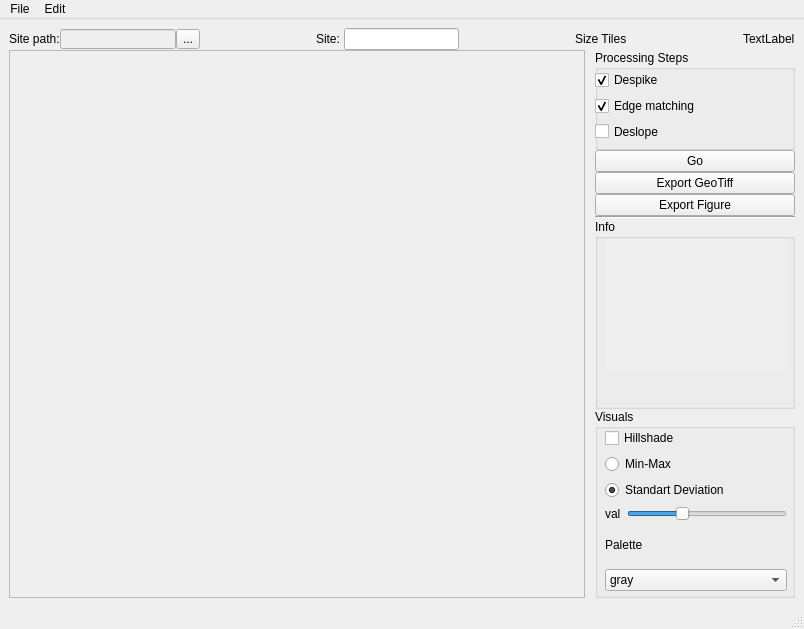
<?xml version="1.0" encoding="UTF-8"?>
<ui version="4.0">
 <class>MainWindow</class>
 <widget class="QMainWindow" name="MainWindow">
  <property name="geometry">
   <rect>
    <x>0</x>
    <y>0</y>
    <width>804</width>
    <height>629</height>
   </rect>
  </property>
  <property name="windowTitle">
   <string>MainWindow</string>
  </property>
  <widget class="QWidget" name="centralwidget">
   <property name="sizePolicy">
    <sizepolicy hsizetype="Maximum" vsizetype="Maximum">
     <horstretch>2</horstretch>
     <verstretch>2</verstretch>
    </sizepolicy>
   </property>
   <layout class="QGridLayout" name="gridLayout_3">
    <item row="0" column="0">
     <layout class="QGridLayout" name="gridLayout">
      <property name="sizeConstraint">
       <enum>QLayout::SetNoConstraint</enum>
      </property>
      <property name="verticalSpacing">
       <number>0</number>
      </property>
      <item row="0" column="0">
       <layout class="QHBoxLayout" name="horizontalLayout">
        <property name="spacing">
         <number>0</number>
        </property>
        <property name="sizeConstraint">
         <enum>QLayout::SetMaximumSize</enum>
        </property>
        <property name="bottomMargin">
         <number>0</number>
        </property>
        <item>
         <widget class="QLabel" name="label">
          <property name="sizePolicy">
           <sizepolicy hsizetype="Preferred" vsizetype="Maximum">
            <horstretch>0</horstretch>
            <verstretch>0</verstretch>
           </sizepolicy>
          </property>
          <property name="maximumSize">
           <size>
            <width>16777215</width>
            <height>20</height>
           </size>
          </property>
          <property name="text">
           <string>Site path:</string>
          </property>
         </widget>
        </item>
        <item>
         <widget class="QLineEdit" name="dir_main">
          <property name="enabled">
           <bool>false</bool>
          </property>
          <property name="sizePolicy">
           <sizepolicy hsizetype="Expanding" vsizetype="Maximum">
            <horstretch>0</horstretch>
            <verstretch>0</verstretch>
           </sizepolicy>
          </property>
          <property name="maximumSize">
           <size>
            <width>16777215</width>
            <height>20</height>
           </size>
          </property>
         </widget>
        </item>
        <item>
         <widget class="QToolButton" name="dirSelect_main">
          <property name="sizePolicy">
           <sizepolicy hsizetype="Fixed" vsizetype="Maximum">
            <horstretch>0</horstretch>
            <verstretch>0</verstretch>
           </sizepolicy>
          </property>
          <property name="maximumSize">
           <size>
            <width>16777215</width>
            <height>20</height>
           </size>
          </property>
          <property name="text">
           <string>...</string>
          </property>
         </widget>
        </item>
        <item>
         <spacer name="horizontalSpacer">
          <property name="orientation">
           <enum>Qt::Horizontal</enum>
          </property>
          <property name="sizeHint" stdset="0">
           <size>
            <width>40</width>
            <height>20</height>
           </size>
          </property>
         </spacer>
        </item>
        <item>
         <widget class="QLabel" name="site">
          <property name="sizePolicy">
           <sizepolicy hsizetype="Preferred" vsizetype="Maximum">
            <horstretch>0</horstretch>
            <verstretch>0</verstretch>
           </sizepolicy>
          </property>
          <property name="maximumSize">
           <size>
            <width>16777215</width>
            <height>20</height>
           </size>
          </property>
          <property name="text">
           <string>Site: </string>
          </property>
         </widget>
        </item>
        <item>
         <widget class="QLineEdit" name="siteName_main"/>
        </item>
        <item>
         <spacer name="horizontalSpacer_2">
          <property name="orientation">
           <enum>Qt::Horizontal</enum>
          </property>
          <property name="sizeHint" stdset="0">
           <size>
            <width>40</width>
            <height>20</height>
           </size>
          </property>
         </spacer>
        </item>
        <item>
         <widget class="QLabel" name="sizeTiles_lbl">
          <property name="sizePolicy">
           <sizepolicy hsizetype="Preferred" vsizetype="Maximum">
            <horstretch>0</horstretch>
            <verstretch>0</verstretch>
           </sizepolicy>
          </property>
          <property name="maximumSize">
           <size>
            <width>16777215</width>
            <height>20</height>
           </size>
          </property>
          <property name="text">
           <string>Size Tiles</string>
          </property>
         </widget>
        </item>
        <item>
         <spacer name="horizontalSpacer_3">
          <property name="orientation">
           <enum>Qt::Horizontal</enum>
          </property>
          <property name="sizeHint" stdset="0">
           <size>
            <width>40</width>
            <height>20</height>
           </size>
          </property>
         </spacer>
        </item>
        <item>
         <widget class="QLabel" name="epsg_txt">
          <property name="sizePolicy">
           <sizepolicy hsizetype="Preferred" vsizetype="Maximum">
            <horstretch>0</horstretch>
            <verstretch>0</verstretch>
           </sizepolicy>
          </property>
          <property name="maximumSize">
           <size>
            <width>16777215</width>
            <height>20</height>
           </size>
          </property>
          <property name="text">
           <string>TextLabel</string>
          </property>
         </widget>
        </item>
       </layout>
      </item>
      <item row="1" column="0">
       <layout class="QHBoxLayout" name="horizontalLayout_2">
        <item>
         <widget class="QFrame" name="frame">
          <property name="minimumSize">
           <size>
            <width>500</width>
            <height>500</height>
           </size>
          </property>
          <property name="frameShape">
           <enum>QFrame::StyledPanel</enum>
          </property>
          <property name="frameShadow">
           <enum>QFrame::Raised</enum>
          </property>
          <layout class="QGridLayout" name="gridLayout_2">
           <item row="0" column="0">
            <layout class="QVBoxLayout" name="canvasLayout">
             <property name="sizeConstraint">
              <enum>QLayout::SetNoConstraint</enum>
             </property>
            </layout>
           </item>
          </layout>
         </widget>
        </item>
        <item>
         <layout class="QVBoxLayout" name="verticalLayout_2">
          <property name="sizeConstraint">
           <enum>QLayout::SetMinimumSize</enum>
          </property>
          <property name="leftMargin">
           <number>10</number>
          </property>
          <item>
           <widget class="QGroupBox" name="groupBox">
            <property name="enabled">
             <bool>true</bool>
            </property>
            <property name="sizePolicy">
             <sizepolicy hsizetype="Fixed" vsizetype="Maximum">
              <horstretch>200</horstretch>
              <verstretch>30</verstretch>
             </sizepolicy>
            </property>
            <property name="minimumSize">
             <size>
              <width>200</width>
              <height>100</height>
             </size>
            </property>
            <property name="title">
             <string>Processing Steps</string>
            </property>
            <widget class="QWidget" name="verticalLayoutWidget_2">
             <property name="geometry">
              <rect>
               <x>0</x>
               <y>20</y>
               <width>191</width>
               <height>71</height>
              </rect>
             </property>
             <layout class="QVBoxLayout" name="verticalLayout_3">
              <item>
               <widget class="QCheckBox" name="despike_main">
                <property name="text">
                 <string>Despike</string>
                </property>
                <property name="checked">
                 <bool>true</bool>
                </property>
               </widget>
              </item>
              <item>
               <widget class="QCheckBox" name="edgeMatching_main">
                <property name="text">
                 <string>Edge matching</string>
                </property>
                <property name="checked">
                 <bool>true</bool>
                </property>
               </widget>
              </item>
              <item>
               <widget class="QCheckBox" name="deslope_main">
                <property name="text">
                 <string>Deslope</string>
                </property>
               </widget>
              </item>
             </layout>
            </widget>
           </widget>
          </item>
          <item>
           <widget class="QPushButton" name="process_main">
            <property name="text">
             <string>Go</string>
            </property>
           </widget>
          </item>
          <item>
           <widget class="QPushButton" name="exportGeoTiff_main">
            <property name="text">
             <string>Export GeoTiff</string>
            </property>
           </widget>
          </item>
          <item>
           <widget class="QPushButton" name="pushButton_2">
            <property name="text">
             <string>Export Figure</string>
            </property>
           </widget>
          </item>
          <item>
           <widget class="Line" name="line">
            <property name="orientation">
             <enum>Qt::Horizontal</enum>
            </property>
           </widget>
          </item>
          <item>
           <widget class="QGroupBox" name="groupBox_2">
            <property name="minimumSize">
             <size>
              <width>200</width>
              <height>100</height>
             </size>
            </property>
            <property name="title">
             <string>Info</string>
            </property>
            <widget class="QLabel" name="infoTxt_main">
             <property name="geometry">
              <rect>
               <x>10</x>
               <y>20</y>
               <width>180</width>
               <height>131</height>
              </rect>
             </property>
             <property name="minimumSize">
              <size>
               <width>180</width>
               <height>100</height>
              </size>
             </property>
             <property name="maximumSize">
              <size>
               <width>100</width>
               <height>200</height>
              </size>
             </property>
             <property name="autoFillBackground">
              <bool>true</bool>
             </property>
             <property name="text">
              <string/>
             </property>
             <property name="alignment">
              <set>Qt::AlignLeading|Qt::AlignLeft|Qt::AlignTop</set>
             </property>
            </widget>
           </widget>
          </item>
          <item>
           <widget class="QGroupBox" name="groupBox_3">
            <property name="minimumSize">
             <size>
              <width>200</width>
              <height>100</height>
             </size>
            </property>
            <property name="maximumSize">
             <size>
              <width>100</width>
              <height>200</height>
             </size>
            </property>
            <property name="title">
             <string>Visuals</string>
            </property>
            <widget class="QWidget" name="verticalLayoutWidget_3">
             <property name="geometry">
              <rect>
               <x>10</x>
               <y>19</y>
               <width>182</width>
               <height>163</height>
              </rect>
             </property>
             <layout class="QVBoxLayout" name="verticalLayout_4">
              <item>
               <widget class="QCheckBox" name="vis_hs">
                <property name="minimumSize">
                 <size>
                  <width>180</width>
                  <height>0</height>
                 </size>
                </property>
                <property name="text">
                 <string>Hillshade</string>
                </property>
               </widget>
              </item>
              <item>
               <widget class="QRadioButton" name="radioButton_2">
                <property name="text">
                 <string>Min-Max</string>
                </property>
               </widget>
              </item>
              <item>
               <widget class="QRadioButton" name="stdClip_check">
                <property name="text">
                 <string>Standart Deviation</string>
                </property>
                <property name="checked">
                 <bool>true</bool>
                </property>
               </widget>
              </item>
              <item>
               <layout class="QHBoxLayout" name="horizontalLayout_3">
                <item>
                 <widget class="QLabel" name="stdClip_val">
                  <property name="text">
                   <string>val</string>
                  </property>
                 </widget>
                </item>
                <item>
                 <widget class="QSlider" name="stdClip_slider">
                  <property name="maximum">
                   <number>600</number>
                  </property>
                  <property name="singleStep">
                   <number>1</number>
                  </property>
                  <property name="pageStep">
                   <number>10</number>
                  </property>
                  <property name="value">
                   <number>200</number>
                  </property>
                  <property name="orientation">
                   <enum>Qt::Horizontal</enum>
                  </property>
                 </widget>
                </item>
               </layout>
              </item>
              <item>
               <widget class="QLabel" name="label_2">
                <property name="text">
                 <string>Palette</string>
                </property>
               </widget>
              </item>
              <item>
               <widget class="QComboBox" name="vis_palette">
                <item>
                 <property name="text">
                  <string>gray</string>
                 </property>
                </item>
                <item>
                 <property name="text">
                  <string>Greys</string>
                 </property>
                </item>
                <item>
                 <property name="text">
                  <string>hot</string>
                 </property>
                </item>
               </widget>
              </item>
             </layout>
            </widget>
           </widget>
          </item>
         </layout>
        </item>
       </layout>
      </item>
     </layout>
    </item>
   </layout>
  </widget>
  <widget class="QMenuBar" name="menubar">
   <property name="geometry">
    <rect>
     <x>0</x>
     <y>0</y>
     <width>804</width>
     <height>21</height>
    </rect>
   </property>
   <widget class="QMenu" name="menuFile">
    <property name="title">
     <string>File</string>
    </property>
    <addaction name="actionNew_site"/>
    <addaction name="actionImport_main"/>
    <addaction name="actionAssemble_main"/>
   </widget>
   <widget class="QMenu" name="menuEdit">
    <property name="title">
     <string>Edit</string>
    </property>
    <addaction name="getStats_main"/>
    <addaction name="actionSettings"/>
   </widget>
   <addaction name="menuFile"/>
   <addaction name="menuEdit"/>
  </widget>
  <widget class="QStatusBar" name="statusbar"/>
  <action name="actionNew_site">
   <property name="text">
    <string>New site</string>
   </property>
  </action>
  <action name="actionImport_main">
   <property name="enabled">
    <bool>false</bool>
   </property>
   <property name="text">
    <string>Import from RM85</string>
   </property>
  </action>
  <action name="actionAssemble_main">
   <property name="enabled">
    <bool>false</bool>
   </property>
   <property name="text">
    <string>Assemble grid</string>
   </property>
  </action>
  <action name="getStats_main">
   <property name="text">
    <string>Statistics</string>
   </property>
  </action>
  <action name="actionSettings">
   <property name="text">
    <string>Settings</string>
   </property>
  </action>
 </widget>
 <resources/>
 <connections/>
</ui>
